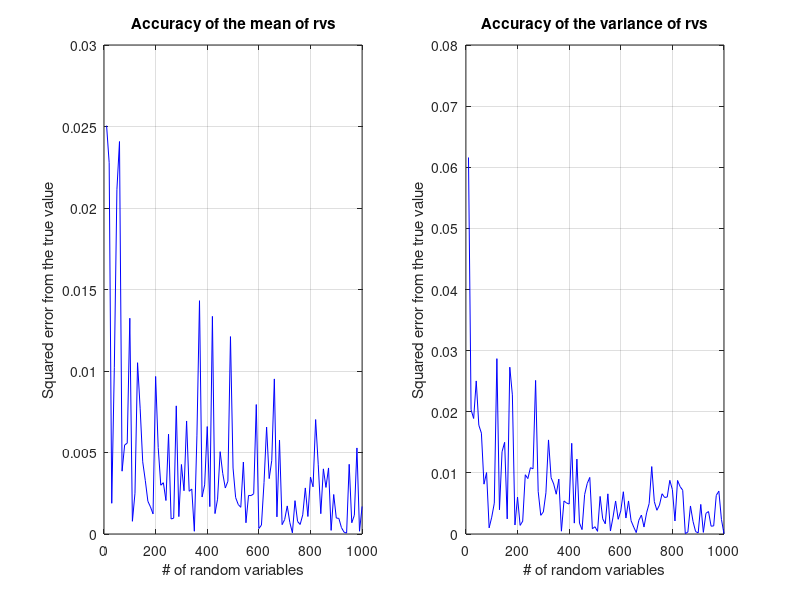
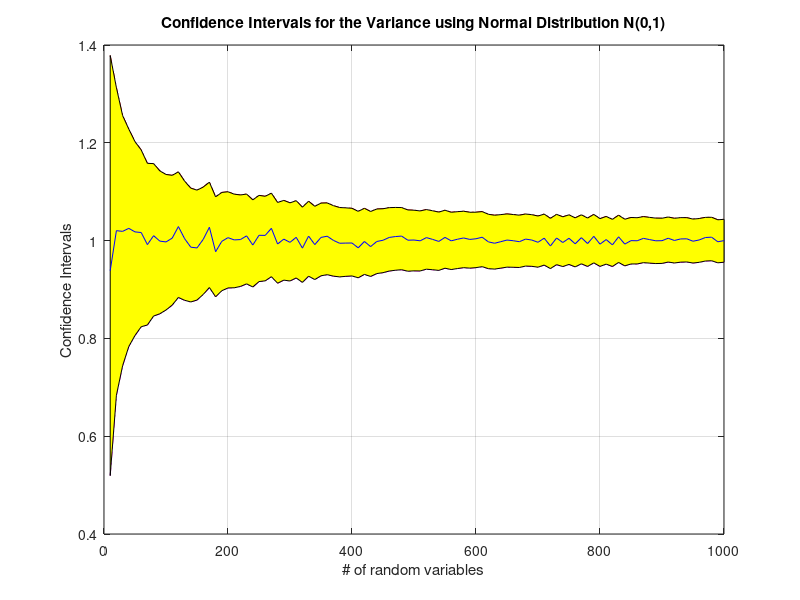

Recreate these plots in MATLAB, in order.
clear all;
close all;

% Initial number of random variables
n=10;
% Max number of rvs is n*num_samples
num_samples = 100;
% #experiments for each sample
num_exp = 100;
% Confidence level
gamma = 0.95;

mu = zeros(num_exp,num_samples);
std_dev = zeros(num_exp,num_samples);
ci_low = zeros(num_exp,num_samples);
ci_high = zeros(num_exp,num_samples);
zeta = zeros(1,num_samples);
xi = zeros(1,num_samples);

for i=1:num_samples
	zeta(i) = chi2inv((1-gamma)/2,n*i-1);
	xi(i) = chi2inv((1+gamma)/2,n*i-1);
end

% disp(zeta);

for i=1:num_samples
	for j= 1:num_exp
		% Generate n=48 iid U(0,1) r.v.’s
		rv = normrnd(0,1,[1 n*i]);

		% Find sample mean, sample std dev and 95%-confidence interval for the variance
		mu(j,i) = mean(rv);
		deviation = arrayfun(@(x) (x-mu(j,i))^2, rv);
		std_dev(j,i) = sum(deviation)/(n*i-1);
		ci_low(j,i) = sqrt(std_dev(j,i)*zeta(i)/(n*i-1));
		ci_high(j,i) = sqrt(std_dev(j,i)*xi(i)/(n*i-1));
	end
end

mean_mu = mean(mu,1);
mean_std_dev = mean(std_dev,1);
mean_ci_low = mean(ci_low,1);
mean_ci_high = mean(ci_high,1);

%Study the accuracy of the estimate with respect to the true value vs. n
mean_err_from_true = abs(mean_mu);
std_dev_err_from_true = abs(mean_std_dev - 1);

%Plot the results
t = linspace(n, n*num_samples, num_samples);
figure('Name', 'Experiment4 - Accuracy');
subplot(1,2,1);
plot(t,mean_err_from_true, '-b');
grid on;
xlabel('# of random variables');
ylabel('Squared error from the true value');
title('Accuracy of the mean of rvs');
subplot(1,2,2);
plot(t,std_dev_err_from_true, '-b');
grid on;
xlabel('# of random variables');
ylabel('Squared error from the true value');
title('Accuracy of the variance of rvs');

figure('Name', 'Experiment4 - Confidence Intervals');
plot(t,mean_ci_high, '-.r');
grid on;
title('Confidence Intervals for the Variance using Normal Distribution N(0,1)');
hold on;
plot(t,mean_ci_low, '-.m');
xlabel('# of random variables');
ylabel('Confidence Intervals');
X = [t, fliplr(t)];
Y = [mean_ci_high, fliplr(mean_ci_low)];
fill(X, Y, 'y');
hold on;
plot(t,mean_std_dev, '-b');
